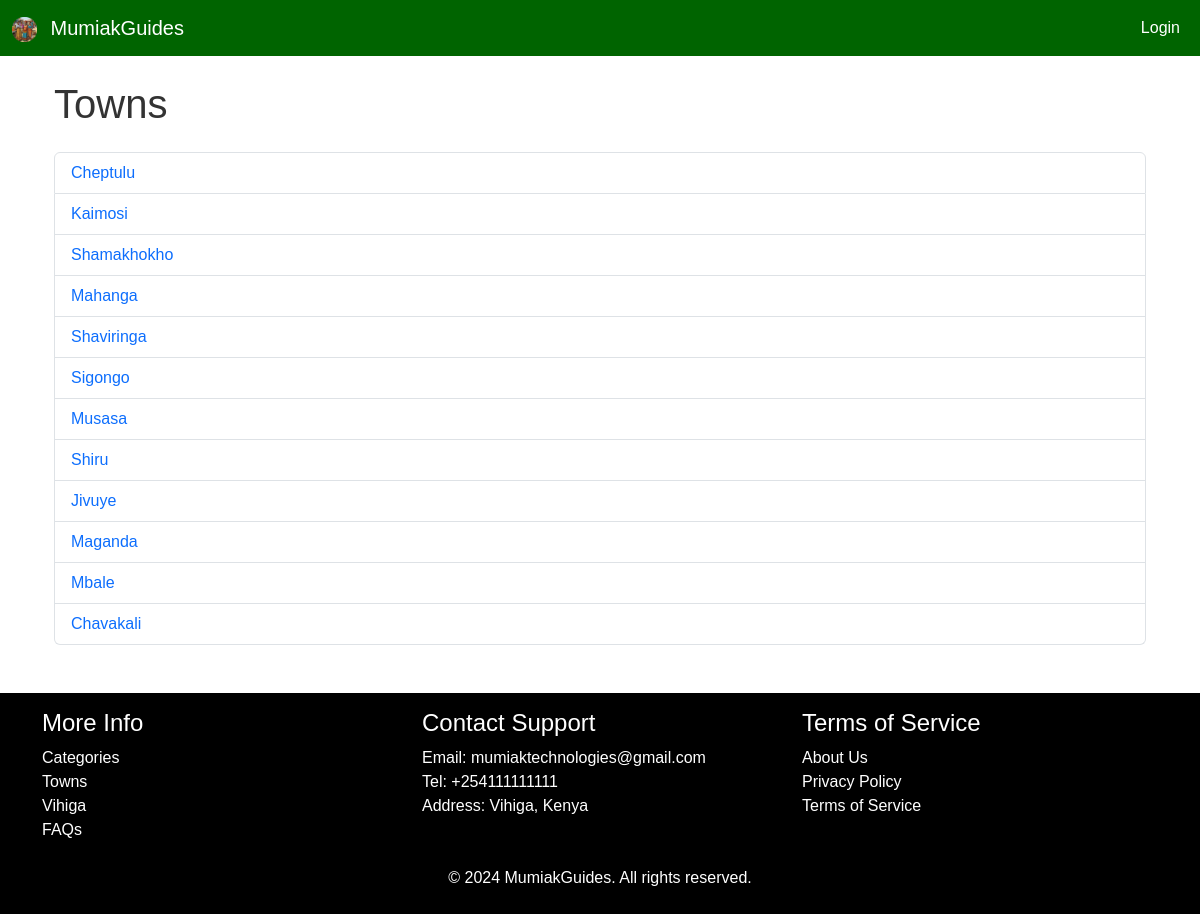
The app's page /townlist/ with its own data.
### listings/models.py (models this page shows)
class Town(models.Model):
    towns = models.CharField(max_length=255)
    def __str__(self):
        return self.towns

### listings/views.py (the view)
# urls.py: path('townlist/', TownListView, name="townlist"),
def TownListView(request):
    town_menulist = Town.objects.all()
    return render(request, "town/town_list.html", {'town_menulist':town_menulist})

### listings/templates/town/town_list.html (shortened to what this page needs)
{% extends 'base.html' %}
{% block content %}
<div class="container mt-4">
    <h1 class="mb-4">Towns</h1>
    <ul class="list-group">
        {% for item in town_menulist %}
        <li class="list-group-item">
            <a class="text-decoration-none" href="{% url 'town' item %}">{{ item }}</a>
        </li>
        {% endfor %}
    </ul>
</div>
{% endblock %}

### static/css/style.css (style rules this page uses)
* { padding: 0; margin: 0; font-family: sans-serif; }

### listings/templates/base.html (style rules this page uses)
body { background-color: #ffffff; color: #333333; }

### records on screen
Town: towns "Cheptulu"
Town: towns "Kaimosi"
Town: towns "Shamakhokho"
Town: towns "Mahanga"
Town: towns "Shaviringa"
Town: towns "Sigongo"
Town: towns "Musasa"
Town: towns "Shiru"
Town: towns "Jivuye"
Town: towns "Maganda"
Town: towns "Mbale"
Town: towns "Chavakali"
